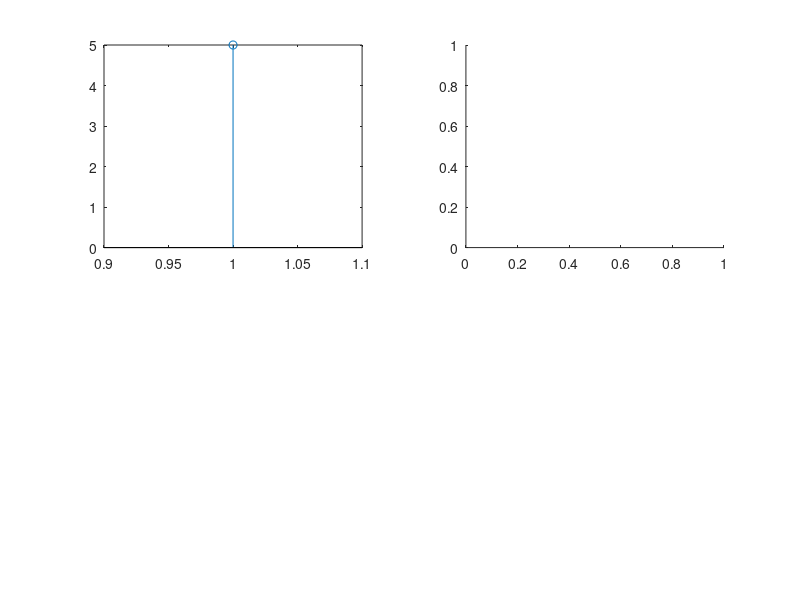

Write MATLAB code to recreate this figure. (Note: this script raises an error after producing the figure.)
x=input('Enter the Signal Sequence');
h=input('Enter the Inpulse Sequence');


n1=length(x);
n2=length(h);

X=[x,zeros(1,n2)];
H=[h,zeros(1,n1)];

subplot(2,2,1);
stem(x);
subplot(2,2,2);
stem(y);

for i=1:n1+n2-1
    y(i)=0;
    for j=1:n1
       
        if(i-j+1 > 0)
            y(i)=y(i)+X(j)*H(i-j+1);
        else
        end
               
    end    
end

subplot(2,2,3);
 stem(y);